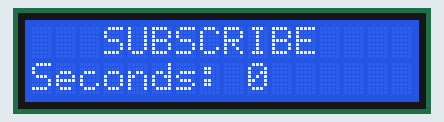
Simulated run of this sketch. Board: Arduino Uno, built with avr-gcc and run on an emulated ATmega328P. Parts: 16×2 character LCD.

Above: at 0.1 s.
At 4.2 s:
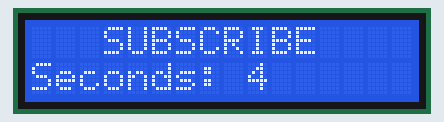
At 9.2 s:
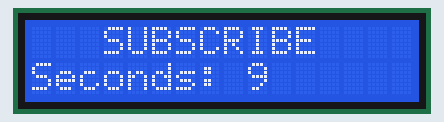
At 19.3 s:
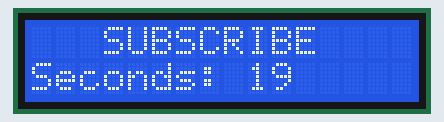
At 28.4 s:
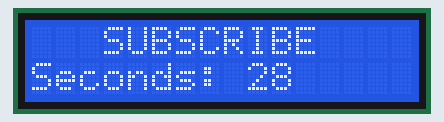
At 38.5 s:
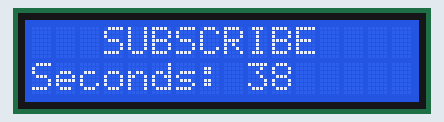

Measured:
- what the display in image 1 shows lasts 1.0 s, from 4.1 s to 5.1 s

The sketch:

simple_text.ino
```cpp
#include <LiquidCrystal_I2C.h>

LiquidCrystal_I2C lcd(0x27, 16, 2);

void setup() {
  lcd.init();
  lcd.backlight();
  // x, y
  lcd.setCursor(3, 0);
  lcd.print("SUBSCRIBE");
}

void loop() {
  lcd.setCursor(0, 1);
  lcd.print("Seconds: ");
  lcd.print(millis() / 1000);
  delay(1000);
}
```
